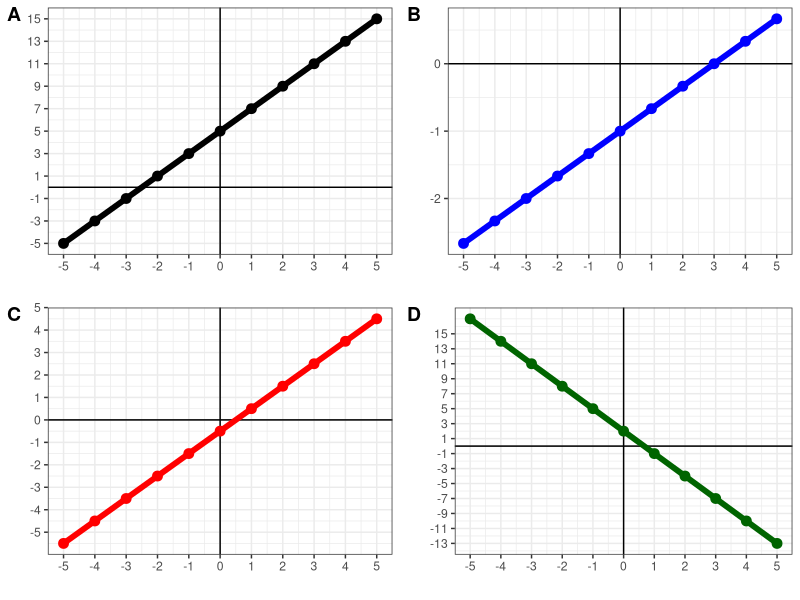
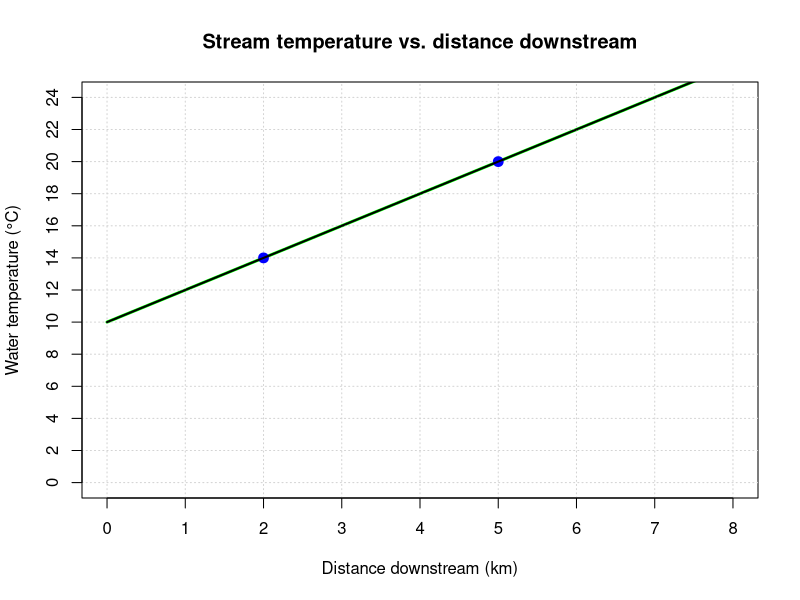
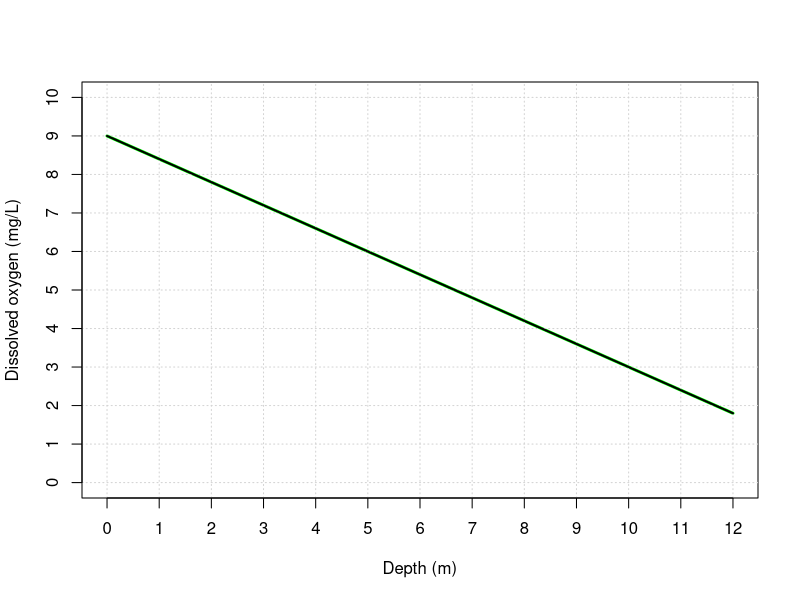
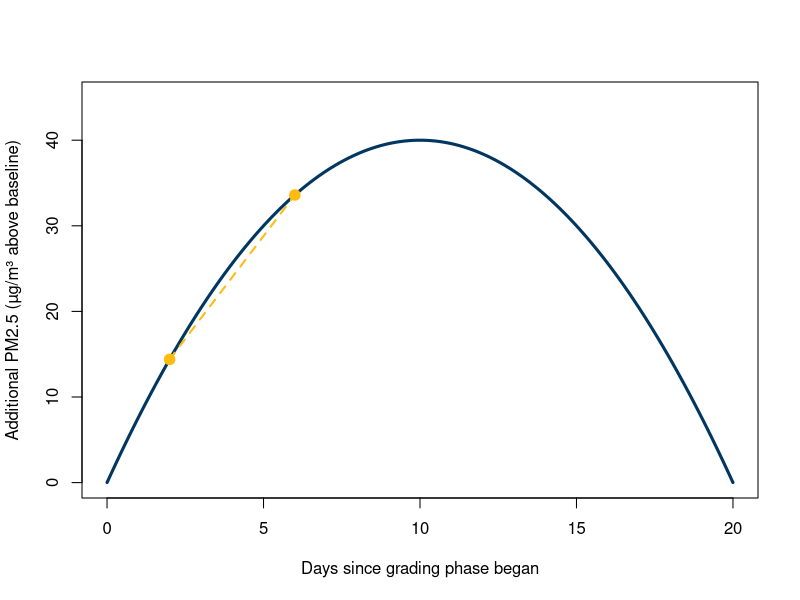
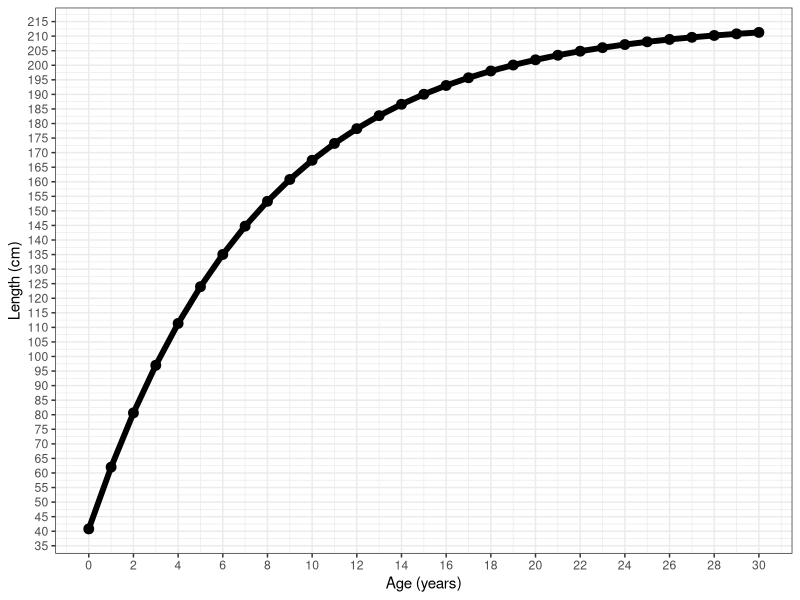

Reproduce these figures in R, in order.
## ---- chunk 1
knitr::opts_chunk$set(echo = TRUE,message=FALSE,warning=FALSE)

library(tidyverse)
## ---- chunk 2
#| code-fold: true
#| code-summary: "Show the code"
#|
x=seq(-5,5)

y=2*x+5

w=(1/3)*x-1

z=x-0.5

u=-3*x+2

p1<-ggplot()+
  geom_hline(yintercept=0)+
  geom_vline(xintercept = 0)+
  geom_point(aes(x=x,y=y),size=3,color="black")+
  geom_line(aes(x=x,y=y),size=2,color="black")+
  theme_bw()+
  theme(axis.line = element_blank())+
  scale_y_continuous(breaks=seq(-5,15,2))+
  scale_x_continuous(breaks=seq(-5,5,by=1))+
  labs(x="",y="")

p2<-ggplot()+
  geom_hline(yintercept=0)+
  geom_vline(xintercept = 0)+
  geom_point(aes(x=x,y=w),size=3,color="blue")+
  geom_line(aes(x=x,y=w),size=2,color="blue")+
  theme_bw()+
  theme(axis.line = element_blank())+
  scale_y_continuous(breaks=seq(-3,3,1))+
  scale_x_continuous(breaks=seq(-5,5,by=1))+
  labs(x="",y="")

p3<-ggplot()+
  geom_hline(yintercept=0)+
  geom_vline(xintercept = 0)+
  geom_point(aes(x=x,y=z),size=3,color="red")+
  geom_line(aes(x=x,y=z),size=2,color="red")+
  theme_bw()+
  theme(axis.line = element_blank())+
  scale_y_continuous(breaks=seq(-5,5,1))+
  scale_x_continuous(breaks=seq(-5,5,by=1))+
  labs(x="",y="")

p4<-ggplot()+
  geom_hline(yintercept=0)+
  geom_vline(xintercept = 0)+
  geom_point(aes(x=x,y=u),size=3,color="darkgreen")+
  geom_line(aes(x=x,y=u),size=2,color="darkgreen")+
  theme_bw()+
  theme(axis.line = element_blank())+
  scale_y_continuous(breaks=seq(-15,15,2))+
  scale_x_continuous(breaks=seq(-5,5,by=1))+
  labs(x="",y="")

cowplot::plot_grid(p1,p2,p3,p4,labels=c("A","B","C","D"))

## ---- chunk 3
#| echo: false
#| fig-align: center
#| out-width: "70%"
x <- seq(0, 8, length.out = 100)
T <- 2*x + 10

plot(x, T, type = "l", lwd = 3, col = "green",
     xlim = c(0, 8), ylim = c(0, 24),
     xlab = "Distance downstream (km)", ylab = "Water temperature (°C)",
     main = "Stream temperature vs. distance downstream",
     xaxt = "n", yaxt = "n")
abline(h = seq(0, 24, by = 2), col = "lightgray", lty = "dotted")
abline(v = seq(0, 8, by = 1), col = "lightgray", lty = "dotted")
axis(1, at = seq(0, 8, by = 1))
axis(2, at = seq(0, 24, by = 2))
points(c(2,5), c(14,20), pch = 19, cex = 1.3, col = "blue")
lines(x, T, lwd = 2)
## ---- chunk 4
#| echo: false
#| fig-align: center
#| out-width: "70%"
depth <- seq(0, 12, length.out = 100)
DO <- -0.6*depth + 9

plot(depth, DO, type = "l", lwd = 3, col = "green",
     xlim = c(0, 12), ylim = c(0, 10),
     xlab = "Depth (m)", ylab = "Dissolved oxygen (mg/L)",
     xaxt = "n", yaxt = "n")
abline(h = seq(0, 10, by = 1), col = "lightgray", lty = "dotted")
abline(v = seq(0, 12, by = 1), col = "lightgray", lty = "dotted")
axis(1, at = seq(0, 12, by = 1))
axis(2, at = seq(0, 10, by = 1))
lines(depth, DO, lwd = 2)
## ---- chunk 5
#| echo: false
#| fig-align: center
#| out-width: "95%"
t <- seq(0, 20, length.out = 200)
P <- 8*t - 0.4*t^2

plot(t, P, type = "l", lwd = 3, col = "#003660",
     xlim = c(0, 20), ylim = c(0, 45),
     xlab = "Days since grading phase began", ylab = "Additional PM2.5 (µg/m³ above baseline)")
points(c(2,6), c(8*2-0.4*2^2, 8*6-0.4*6^2), pch = 19, cex = 1.4, col = "#FEBC11")
segments(2, 8*2-0.4*2^2, 6, 8*6-0.4*6^2, col = "#FEBC11", lwd = 2, lty = 2)
## ---- chunk 6
#| code-fold: true
#| code-summary: "Show the code"

vb<-function(a,l,k,t0){
  l*(1-exp(-k*(a-t0)))
}

x=seq(0,30)

length=vb(x,214.8,.13,-1.62)

p1<-ggplot()+
  geom_point(aes(x=x,y=length),color="black",size=3)+
  geom_line(aes(x=x,y=length),color="black",size=2)+
  theme_bw()+
  scale_y_continuous(breaks=seq(35,215,5))+
  scale_x_continuous(breaks=seq(0,32,by=2))+
  labs(x="Age (years)",y="Length (cm)")

p1
